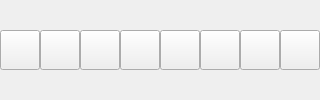
       <widget class="QWidget" name="PiecePanel1" native="true">
        <property name="enabled">
         <bool>true</bool>
        </property>
        <property name="minimumSize">
         <size>
          <width>0</width>
          <height>60</height>
         </size>
        </property>
        <property name="styleSheet">
         <string notr="true">background-color:&quot;#2F4858&quot;;</string>
        </property>
        <layout class="QHBoxLayout" name="horizontalLayout_12">
         <property name="spacing">
          <number>0</number>
         </property>
         <property name="leftMargin">
          <number>0</number>
         </property>
         <property name="topMargin">
          <number>0</number>
         </property>
         <property name="rightMargin">
          <number>0</number>
         </property>
         <property name="bottomMargin">
          <number>0</number>
         </property>
         <item>
          <widget class="QPushButton" name="moveButton">
           <property name="minimumSize">
            <size>
             <width>0</width>
             <height>40</height>
            </size>
           </property>
           <property name="maximumSize">
            <size>
             <width>40</width>
             <height>16777215</height>
            </size>
           </property>
           <property name="text">
            <string/>
           </property>
           <property name="icon">
            <iconset resource="res.qrc">
             <normaloff>:/icons/icons/moveButtonIcon.svg</normaloff>:/icons/icons/moveButtonIcon.svg</iconset>
           </property>
           <property name="iconSize">
            <size>
             <width>25</width>
             <height>25</height>
            </size>
           </property>
          </widget>
         </item>
         <item>
          <widget class="QPushButton" name="wkButton">
           <property name="minimumSize">
            <size>
             <width>0</width>
             <height>40</height>
            </size>
           </property>
           <property name="maximumSize">
            <size>
             <width>40</width>
             <height>16777215</height>
            </size>
           </property>
           <property name="text">
            <string/>
           </property>
           <property name="icon">
            <iconset resource="res.qrc">
             <normaloff>:/img/pieces600/wk.png</normaloff>:/img/pieces600/wk.png</iconset>
           </property>
           <property name="iconSize">
            <size>
             <width>37</width>
             <height>37</height>
            </size>
           </property>
          </widget>
         </item>
         <item>
          <widget class="QPushButton" name="wqButton">
           <property name="minimumSize">
            <size>
             <width>0</width>
             <height>40</height>
            </size>
           </property>
           <property name="maximumSize">
            <size>
             <width>40</width>
             <height>16777215</height>
            </size>
           </property>
           <property name="text">
            <string/>
           </property>
           <property name="icon">
            <iconset resource="res.qrc">
             <normaloff>:/img/pieces600/wq.png</normaloff>:/img/pieces600/wq.png</iconset>
           </property>
           <property name="iconSize">
            <size>
             <width>37</width>
             <height>37</height>
            </size>
           </property>
          </widget>
         </item>
         <item>
          <widget class="QPushButton" name="wrButton">
           <property name="minimumSize">
            <size>
             <width>0</width>
             <height>40</height>
            </size>
           </property>
           <property name="maximumSize">
            <size>
             <width>40</width>
             <height>16777215</height>
            </size>
           </property>
           <property name="text">
            <string/>
           </property>
           <property name="icon">
            <iconset resource="res.qrc">
             <normaloff>:/img/pieces600/wr.png</normaloff>:/img/pieces600/wr.png</iconset>
           </property>
           <property name="iconSize">
            <size>
             <width>37</width>
             <height>37</height>
            </size>
           </property>
          </widget>
         </item>
         <item>
          <widget class="QPushButton" name="wbButton">
           <property name="minimumSize">
            <size>
             <width>0</width>
             <height>40</height>
            </size>
           </property>
           <property name="maximumSize">
            <size>
             <width>40</width>
             <height>16777215</height>
            </size>
           </property>
           <property name="text">
            <string/>
           </property>
           <property name="icon">
            <iconset resource="res.qrc">
             <normaloff>:/img/pieces600/wb.png</normaloff>:/img/pieces600/wb.png</iconset>
           </property>
           <property name="iconSize">
            <size>
             <width>37</width>
             <height>37</height>
            </size>
           </property>
          </widget>
         </item>
         <item>
          <widget class="QPushButton" name="wnButton">
           <property name="minimumSize">
            <size>
             <width>0</width>
             <height>40</height>
            </size>
           </property>
           <property name="maximumSize">
            <size>
             <width>40</width>
             <height>16777215</height>
            </size>
           </property>
           <property name="text">
            <string/>
           </property>
           <property name="icon">
            <iconset resource="res.qrc">
             <normaloff>:/img/pieces600/wn.png</normaloff>:/img/pieces600/wn.png</iconset>
           </property>
           <property name="iconSize">
            <size>
             <width>37</width>
             <height>37</height>
            </size>
           </property>
          </widget>
         </item>
         <item>
          <widget class="QPushButton" name="wpButton">
           <property name="minimumSize">
            <size>
             <width>0</width>
             <height>40</height>
            </size>
           </property>
           <property name="maximumSize">
            <size>
             <width>40</width>
             <height>16777215</height>
            </size>
           </property>
           <property name="text">
            <string/>
           </property>
           <property name="icon">
            <iconset resource="res.qrc">
             <normaloff>:/img/pieces600/wp.png</normaloff>:/img/pieces600/wp.png</iconset>
           </property>
           <property name="iconSize">
            <size>
             <width>37</width>
             <height>37</height>
            </size>
           </property>
          </widget>
         </item>
         <item>
          <widget class="QPushButton" name="deleteButton">
           <property name="minimumSize">
            <size>
             <width>0</width>
             <height>40</height>
            </size>
           </property>
           <property name="maximumSize">
            <size>
             <width>40</width>
             <height>16777215</height>
            </size>
           </property>
           <property name="text">
            <string/>
           </property>
           <property name="icon">
            <iconset resource="res.qrc">
             <normaloff>:/icons/icons/recycleBinButtonIcon.svg</normaloff>:/icons/icons/recycleBinButtonIcon.svg</iconset>
           </property>
           <property name="iconSize">
            <size>
             <width>25</width>
             <height>25</height>
            </size>
           </property>
          </widget>
         </item>
        </layout>
       </widget>
